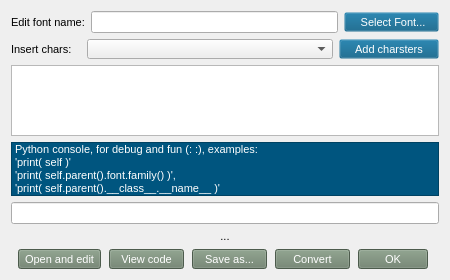
<?xml version="1.0" encoding="UTF-8"?>
<ui version="4.0">
 <class>Form</class>
 <widget class="QWidget" name="Form">
  <property name="windowModality">
   <enum>Qt::ApplicationModal</enum>
  </property>
  <property name="geometry">
   <rect>
    <x>0</x>
    <y>0</y>
    <width>450</width>
    <height>280</height>
   </rect>
  </property>
  <property name="sizePolicy">
   <sizepolicy hsizetype="Fixed" vsizetype="Fixed">
    <horstretch>0</horstretch>
    <verstretch>0</verstretch>
   </sizepolicy>
  </property>
  <property name="minimumSize">
   <size>
    <width>450</width>
    <height>280</height>
   </size>
  </property>
  <property name="maximumSize">
   <size>
    <width>450</width>
    <height>280</height>
   </size>
  </property>
  <property name="font">
   <font>
    <family>Liberation Sans</family>
    <pointsize>8</pointsize>
    <weight>50</weight>
    <italic>false</italic>
    <bold>false</bold>
   </font>
  </property>
  <property name="windowTitle">
   <string>Font convert util</string>
  </property>
  <property name="windowIcon">
   <iconset resource="../nfonts.qrc">
    <normaloff>:/ico/res/save-16_.png</normaloff>:/ico/res/save-16_.png</iconset>
  </property>
  <property name="styleSheet">
   <string notr="true">font: 8pt &quot;Liberation Sans&quot;;</string>
  </property>
  <layout class="QGridLayout" name="gridLayout">
   <item row="4" column="0">
    <widget class="ConsoleWidget" name="consoleWidget">
     <property name="toolTip">
      <string>Python console</string>
     </property>
     <property name="whatsThis">
      <string>The Python console widget can be used to explore Qt Designer.</string>
     </property>
    </widget>
   </item>
   <item row="6" column="0">
    <layout class="QHBoxLayout" name="horizontalLayout_4">
     <property name="leftMargin">
      <number>5</number>
     </property>
     <property name="rightMargin">
      <number>5</number>
     </property>
     <item>
      <widget class="QToolButton" name="tBtn_Edit">
       <property name="minimumSize">
        <size>
         <width>75</width>
         <height>20</height>
        </size>
       </property>
       <property name="maximumSize">
        <size>
         <width>16777215</width>
         <height>20</height>
        </size>
       </property>
       <property name="font">
        <font>
         <family>Liberation Sans</family>
         <pointsize>8</pointsize>
         <weight>50</weight>
         <italic>false</italic>
         <bold>false</bold>
        </font>
       </property>
       <property name="styleSheet">
        <string notr="true">background-color: rgb(107, 127, 106);
color: rgb(255, 255, 255);</string>
       </property>
       <property name="text">
        <string>Open and edit</string>
       </property>
       <property name="toolButtonStyle">
        <enum>Qt::ToolButtonTextBesideIcon</enum>
       </property>
      </widget>
     </item>
     <item>
      <widget class="QToolButton" name="tBtn_ViewOut">
       <property name="minimumSize">
        <size>
         <width>75</width>
         <height>20</height>
        </size>
       </property>
       <property name="maximumSize">
        <size>
         <width>16777215</width>
         <height>20</height>
        </size>
       </property>
       <property name="font">
        <font>
         <family>Liberation Sans</family>
         <pointsize>8</pointsize>
         <weight>50</weight>
         <italic>false</italic>
         <bold>false</bold>
        </font>
       </property>
       <property name="styleSheet">
        <string notr="true">background-color: rgb(107, 127, 106);
color: rgb(255, 255, 255);</string>
       </property>
       <property name="text">
        <string>View code</string>
       </property>
       <property name="toolButtonStyle">
        <enum>Qt::ToolButtonTextBesideIcon</enum>
       </property>
      </widget>
     </item>
     <item>
      <widget class="QToolButton" name="tBtn_Save">
       <property name="enabled">
        <bool>true</bool>
       </property>
       <property name="minimumSize">
        <size>
         <width>75</width>
         <height>20</height>
        </size>
       </property>
       <property name="maximumSize">
        <size>
         <width>16777215</width>
         <height>20</height>
        </size>
       </property>
       <property name="font">
        <font>
         <family>Liberation Sans</family>
         <pointsize>8</pointsize>
         <weight>50</weight>
         <italic>false</italic>
         <bold>false</bold>
        </font>
       </property>
       <property name="styleSheet">
        <string notr="true">background-color: rgb(107, 127, 106);
color: rgb(255, 255, 255);</string>
       </property>
       <property name="text">
        <string>Save as...</string>
       </property>
       <property name="toolButtonStyle">
        <enum>Qt::ToolButtonTextBesideIcon</enum>
       </property>
      </widget>
     </item>
     <item>
      <widget class="QToolButton" name="tBtn_Convert">
       <property name="minimumSize">
        <size>
         <width>75</width>
         <height>20</height>
        </size>
       </property>
       <property name="maximumSize">
        <size>
         <width>16777215</width>
         <height>20</height>
        </size>
       </property>
       <property name="font">
        <font>
         <family>Liberation Sans</family>
         <pointsize>8</pointsize>
         <weight>50</weight>
         <italic>false</italic>
         <bold>false</bold>
        </font>
       </property>
       <property name="styleSheet">
        <string notr="true">background-color: rgb(107, 127, 106);
color: rgb(255, 255, 255);</string>
       </property>
       <property name="text">
        <string>Convert</string>
       </property>
       <property name="toolButtonStyle">
        <enum>Qt::ToolButtonTextBesideIcon</enum>
       </property>
      </widget>
     </item>
     <item>
      <widget class="QToolButton" name="tBtn_Close">
       <property name="minimumSize">
        <size>
         <width>70</width>
         <height>20</height>
        </size>
       </property>
       <property name="maximumSize">
        <size>
         <width>16777215</width>
         <height>20</height>
        </size>
       </property>
       <property name="font">
        <font>
         <family>Liberation Sans</family>
         <pointsize>8</pointsize>
         <weight>50</weight>
         <italic>false</italic>
         <bold>false</bold>
        </font>
       </property>
       <property name="styleSheet">
        <string notr="true">background-color: rgb(107, 127, 106);
color: rgb(255, 255, 255);</string>
       </property>
       <property name="text">
        <string>OK</string>
       </property>
       <property name="toolButtonStyle">
        <enum>Qt::ToolButtonTextBesideIcon</enum>
       </property>
      </widget>
     </item>
    </layout>
   </item>
   <item row="0" column="0">
    <layout class="QHBoxLayout" name="horizontalLayout">
     <property name="leftMargin">
      <number>0</number>
     </property>
     <property name="rightMargin">
      <number>0</number>
     </property>
     <property name="bottomMargin">
      <number>0</number>
     </property>
     <item>
      <widget class="QLabel" name="label_3">
       <property name="font">
        <font>
         <family>Liberation Sans</family>
         <pointsize>8</pointsize>
         <weight>50</weight>
         <italic>false</italic>
         <bold>false</bold>
        </font>
       </property>
       <property name="text">
        <string>Edit font name:</string>
       </property>
       <property name="scaledContents">
        <bool>false</bool>
       </property>
      </widget>
     </item>
     <item>
      <widget class="QLineEdit" name="lineEdit_fontName">
       <property name="minimumSize">
        <size>
         <width>200</width>
         <height>0</height>
        </size>
       </property>
       <property name="maximumSize">
        <size>
         <width>16777215</width>
         <height>16777215</height>
        </size>
       </property>
       <property name="font">
        <font>
         <family>Liberation Sans</family>
         <pointsize>8</pointsize>
         <weight>50</weight>
         <italic>false</italic>
         <bold>false</bold>
        </font>
       </property>
      </widget>
     </item>
     <item>
      <widget class="QToolButton" name="tBtn_Font">
       <property name="minimumSize">
        <size>
         <width>95</width>
         <height>20</height>
        </size>
       </property>
       <property name="maximumSize">
        <size>
         <width>100</width>
         <height>16777215</height>
        </size>
       </property>
       <property name="font">
        <font>
         <family>Liberation Sans</family>
         <pointsize>8</pointsize>
         <weight>50</weight>
         <italic>false</italic>
         <bold>false</bold>
        </font>
       </property>
       <property name="styleSheet">
        <string notr="true">background-color: rgba(0, 85, 127, 0);
color: rgb(255, 255, 255);</string>
       </property>
       <property name="text">
        <string> Select Font...</string>
       </property>
       <property name="icon">
        <iconset>
         <normalon>:/ico/res/increase-font-161.png</normalon>
        </iconset>
       </property>
       <property name="iconSize">
        <size>
         <width>16</width>
         <height>16</height>
        </size>
       </property>
       <property name="toolButtonStyle">
        <enum>Qt::ToolButtonTextBesideIcon</enum>
       </property>
       <property name="arrowType">
        <enum>Qt::NoArrow</enum>
       </property>
      </widget>
     </item>
    </layout>
   </item>
   <item row="1" column="0">
    <layout class="QHBoxLayout" name="horizontalLayout_2">
     <property name="bottomMargin">
      <number>0</number>
     </property>
     <item>
      <widget class="QLabel" name="label">
       <property name="minimumSize">
        <size>
         <width>70</width>
         <height>0</height>
        </size>
       </property>
       <property name="maximumSize">
        <size>
         <width>70</width>
         <height>16777215</height>
        </size>
       </property>
       <property name="font">
        <font>
         <family>Liberation Sans</family>
         <pointsize>8</pointsize>
         <weight>50</weight>
         <italic>false</italic>
         <bold>false</bold>
        </font>
       </property>
       <property name="text">
        <string>Insert chars:</string>
       </property>
      </widget>
     </item>
     <item>
      <widget class="QComboBox" name="cmBox_chars_sets">
       <property name="minimumSize">
        <size>
         <width>246</width>
         <height>20</height>
        </size>
       </property>
       <property name="maximumSize">
        <size>
         <width>16777215</width>
         <height>20</height>
        </size>
       </property>
       <property name="font">
        <font>
         <family>Liberation Sans</family>
         <pointsize>8</pointsize>
         <weight>50</weight>
         <italic>false</italic>
         <bold>false</bold>
        </font>
       </property>
       <property name="styleSheet">
        <string notr="true"/>
       </property>
      </widget>
     </item>
     <item>
      <widget class="QToolButton" name="tBtn_AddChars">
       <property name="minimumSize">
        <size>
         <width>0</width>
         <height>20</height>
        </size>
       </property>
       <property name="maximumSize">
        <size>
         <width>100</width>
         <height>20</height>
        </size>
       </property>
       <property name="font">
        <font>
         <family>Liberation Sans</family>
         <pointsize>8</pointsize>
         <weight>50</weight>
         <italic>false</italic>
         <bold>false</bold>
        </font>
       </property>
       <property name="styleSheet">
        <string notr="true">background-color: rgba(0, 85, 127, 0);
color: rgb(255, 255, 255);</string>
       </property>
       <property name="text">
        <string>Add charsters</string>
       </property>
       <property name="icon">
        <iconset>
         <normalon>:/ico/res/add.png</normalon>
        </iconset>
       </property>
       <property name="iconSize">
        <size>
         <width>16</width>
         <height>16</height>
        </size>
       </property>
       <property name="toolButtonStyle">
        <enum>Qt::ToolButtonTextBesideIcon</enum>
       </property>
      </widget>
     </item>
    </layout>
   </item>
   <item row="2" column="0">
    <layout class="QHBoxLayout" name="horizontalLayout_3">
     <item>
      <widget class="QTextBrowser" name="txtBrowser_chars">
       <property name="minimumSize">
        <size>
         <width>300</width>
         <height>0</height>
        </size>
       </property>
       <property name="maximumSize">
        <size>
         <width>16777215</width>
         <height>16777215</height>
        </size>
       </property>
       <property name="font">
        <font>
         <family>Liberation Sans</family>
         <pointsize>8</pointsize>
         <weight>50</weight>
         <italic>false</italic>
         <bold>false</bold>
        </font>
       </property>
       <property name="cursor" stdset="0">
        <cursorShape>IBeamCursor</cursorShape>
       </property>
       <property name="mouseTracking">
        <bool>true</bool>
       </property>
       <property name="styleSheet">
        <string notr="true"/>
       </property>
       <property name="autoFormatting">
        <set>QTextEdit::AutoNone</set>
       </property>
       <property name="lineWrapColumnOrWidth">
        <number>10</number>
       </property>
       <property name="readOnly">
        <bool>false</bool>
       </property>
       <property name="acceptRichText">
        <bool>false</bool>
       </property>
      </widget>
     </item>
    </layout>
   </item>
   <item row="5" column="0">
    <widget class="QLabel" name="lbl_gen_time">
     <property name="minimumSize">
      <size>
       <width>0</width>
       <height>0</height>
      </size>
     </property>
     <property name="maximumSize">
      <size>
       <width>16777215</width>
       <height>16777215</height>
      </size>
     </property>
     <property name="styleSheet">
      <string notr="true">font: 75 9pt &quot;Liberation Sans&quot;;</string>
     </property>
     <property name="text">
      <string>...</string>
     </property>
     <property name="alignment">
      <set>Qt::AlignCenter</set>
     </property>
     <property name="indent">
      <number>10</number>
     </property>
    </widget>
   </item>
   <item row="3" column="0">
    <widget class="QLabel" name="label_2">
     <property name="styleSheet">
      <string notr="true">background-color: rgb(0, 85, 127);
color: rgb(255, 255, 255);</string>
     </property>
     <property name="frameShape">
      <enum>QFrame::StyledPanel</enum>
     </property>
     <property name="text">
      <string>Python console, for debug and fun (: :), examples:
'print( self )'
'print( self.parent().font.family() )',
'print( self.parent().__class__.__name__ )'</string>
     </property>
     <property name="textFormat">
      <enum>Qt::AutoText</enum>
     </property>
     <property name="scaledContents">
      <bool>false</bool>
     </property>
     <property name="wordWrap">
      <bool>true</bool>
     </property>
     <property name="textInteractionFlags">
      <set>Qt::TextSelectableByKeyboard|Qt::TextSelectableByMouse</set>
     </property>
    </widget>
   </item>
  </layout>
 </widget>
 <customwidgets>
  <customwidget>
   <class>ConsoleWidget</class>
   <extends>QLineEdit</extends>
   <header>ngl_utils.nfont.consolewidget</header>
  </customwidget>
 </customwidgets>
 <resources>
  <include location="../nfonts.qrc"/>
 </resources>
 <connections/>
</ui>
